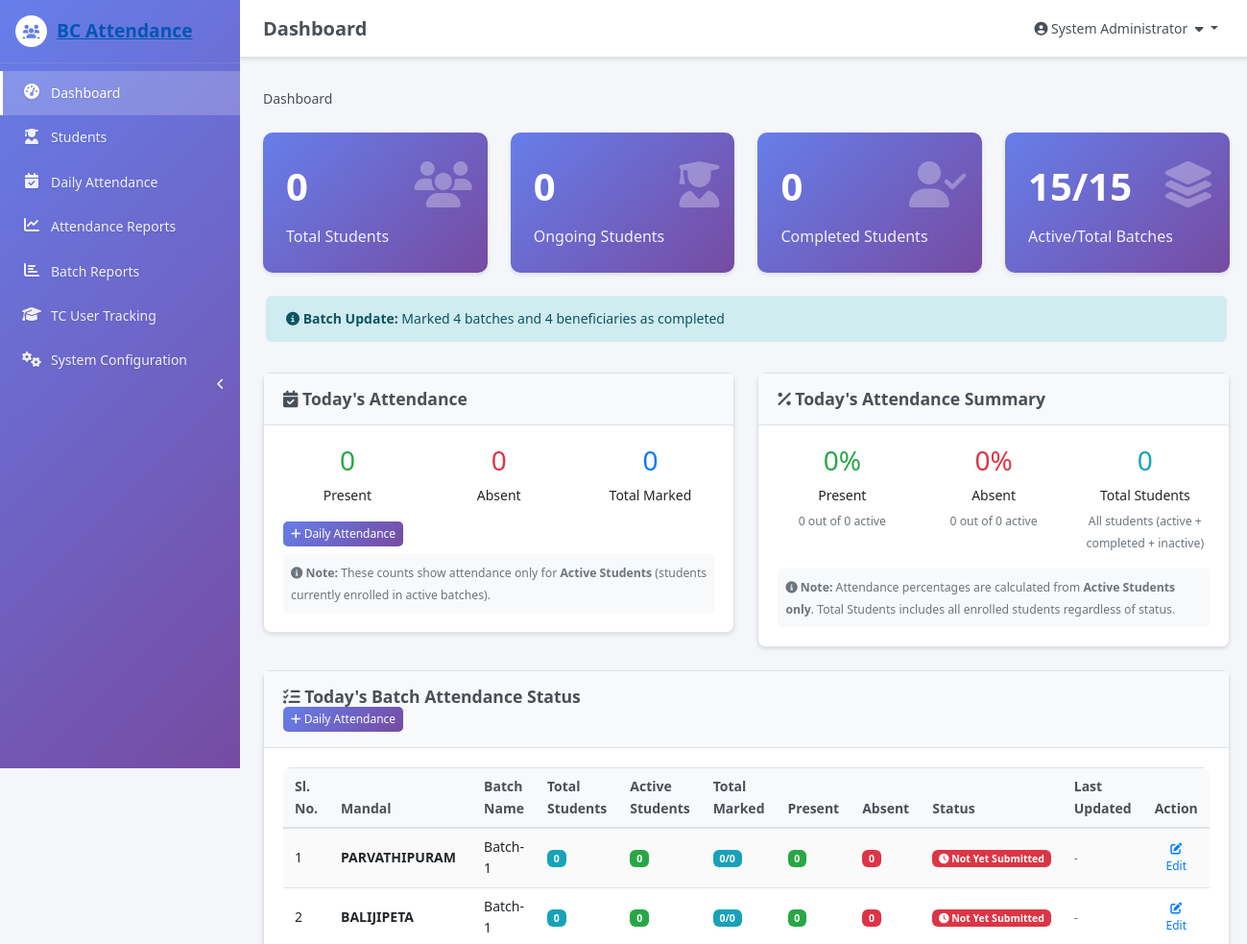
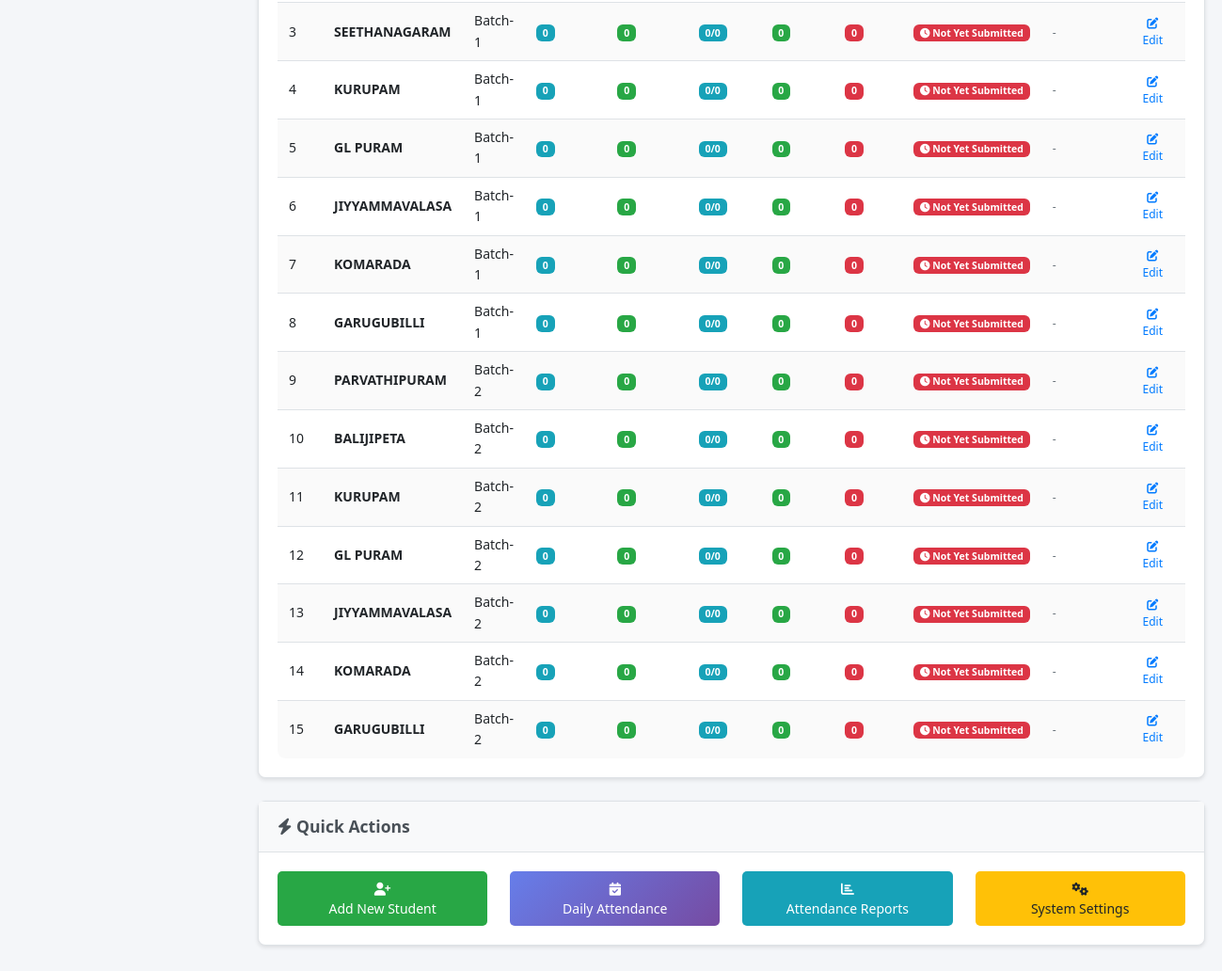
Page /admin/dashboard.php (signed in) on the committed database (2 pictures, top to bottom).
### tables this page shows
CREATE TABLE `batches` (
  `id` int(11) NOT NULL,
  `mandal_id` int(11) NOT NULL,
  `tc_id` int(11) NOT NULL,
  `name` varchar(100) NOT NULL,
  `code` varchar(20) NOT NULL,
  `description` text DEFAULT NULL,
  `start_date` date DEFAULT NULL,
  `end_date` date DEFAULT NULL,
  `status` enum('active','inactive','completed') DEFAULT 'active',
  `created_at` timestamp NOT NULL DEFAULT current_timestamp(),
  `updated_at` timestamp NOT NULL DEFAULT current_timestamp() ON UPDATE current_timestamp()
);

CREATE TABLE `mandals` (
  `id` int(11) NOT NULL,
  `constituency_id` int(11) NOT NULL,
  `name` varchar(100) NOT NULL,
  `code` varchar(20) NOT NULL,
  `description` text DEFAULT NULL,
  `status` enum('active','inactive') DEFAULT 'active',
  `created_at` timestamp NOT NULL DEFAULT current_timestamp(),
  `updated_at` timestamp NOT NULL DEFAULT current_timestamp() ON UPDATE current_timestamp()
);

### admin/dashboard.php (the view, shortened to what the rows shown need)
<?php
require_once '../includes/header.php';
$stats = getDashboardStats();
$batchMarkingStatus = fetchAll("
    SELECT
        bt.id as batch_id,
        bt.name as batch_name,
        c.name as constituency_name,
        m.name as mandal_name,
        COUNT(b.id) as total_beneficiaries,
        COUNT(CASE WHEN b.status = 'active' THEN 1 END) as active_beneficiaries,
        COUNT(a.id) as marked_attendance,
        SUM(CASE WHEN a.status IN ('present', 'P', 'late') THEN 1 ELSE 0 END) as present_count,
        SUM(CASE WHEN a.status IN ('absent', 'A', 'excused') THEN 1 ELSE 0 END) as absent_count,
        CASE
            WHEN COUNT(a.id) > 0 THEN 'submitted'
            ELSE 'pending'
        END as status,
        MAX(a.created_at) as last_marked_time
    FROM batches bt
    LEFT JOIN mandals m ON bt.mandal_id = m.id
    LEFT JOIN constituencies c ON m.constituency_id = c.id
    LEFT JOIN beneficiaries b ON bt.id = b.batch_id
    LEFT JOIN attendance a ON b.id = a.beneficiary_id AND a.attendance_date = CURDATE()
    WHERE bt.status IN ('active', 'completed')
    GROUP BY bt.id, bt.name, c.name, m.name
    ORDER BY
        CASE WHEN COUNT(a.id) > 0 THEN 0 ELSE 1 END,
        MAX(a.created_at) DESC,
        bt.name
");
?>
<div class="row">
    <div class="col-md-3">
        <div class="card stats-card">
            <div class="card-body">
                <div class="stats-icon">
                    <i class="fas fa-layer-group"></i>
                </div>
                <div class="stats-number" data-stat="total_batches"><?php echo number_format($stats['active_batches']); ?>/<?php echo number_format($stats['total_batches']); ?></div>
                <div class="stats-label">Active/Total Batches</div>
            </div>
        </div>
    </div>
</div>
<div class="row">
    <div class="col-md-12">
        <div class="card">
            <div class="card-body">
                <?php if (!empty($batchMarkingStatus)): ?>
                <div class="table-responsive">
                    <table class="table table-striped" id="batchStatusTable">
                        <thead>
                            <tr>
                                <th>Sl. No.</th>
                                <th>Mandal</th>
                                <th>Batch Name</th>
                                <th>Total Students</th>
                                <th>Active Students</th>
                                <th>Total Marked</th>
                                <th>Present</th>
                                <th>Absent</th>
                                <th>Status</th>
                                <th>Last Updated</th>
                                <th>Action</th>
                            </tr>
                        </thead>
                        <tbody>
                            <?php foreach ($batchMarkingStatus as $index => $batch): ?>
                            <tr>
                                <td><?php echo $index + 1; ?></td>
                                <td>
                                    <strong><?php echo htmlspecialchars($batch['mandal_name'] ?? 'N/A'); ?></strong>
                                </td>
                                <td><?php echo htmlspecialchars($batch['batch_name']); ?></td>
                                <td>
                                    <span class="badge badge-info">
                                        <?php echo number_format($batch['total_beneficiaries']); ?>
                                    </span>
                                </td>
                                <td>
                                    <span class="badge badge-success">
                                        <?php echo number_format($batch['active_beneficiaries']); ?>
                                    </span>
                                </td>
                                <td>
                                    <span class="badge badge-info">
                                        <?php echo number_format($batch['marked_attendance']); ?>/<?php echo number_format($batch['total_beneficiaries']); ?>
                                    </span>
                                </td>
                                <td>
                                    <span class="badge badge-success"><?php echo number_format($batch['present_count']); ?></span>
                                </td>
                                <td>
                                    <span class="badge badge-danger"><?php echo number_format($batch['absent_count']); ?></span>
                                </td>
                                <td>
                                    <?php if ($batch['status'] === 'submitted'): ?>
                                        <span class="badge badge-success">
                                            <i class="fas fa-check"></i> Submitted
                                        </span>
                                    <?php else: ?>
                                        <span class="badge badge-danger">
                                            <i class="fas fa-clock"></i> Not Yet Submitted
                                        </span>
                                    <?php endif; ?>
                                </td>
                                <td>
                                    <?php if ($batch['last_marked_time']): ?>
                                        <small class="text-success">
                                            <i class="fas fa-clock"></i> <?php echo date('H:i', strtotime($batch['last_marked_time'])); ?>
                                        </small>
                                    <?php else: ?>
                                        <small class="text-muted">-</small>
                                    <?php endif; ?>
                                </td>
                                <td>
                                    <a href="attendance.php?batch=<?php echo $batch['batch_id']; ?>&date=<?php echo date('Y-m-d'); ?>"
                                       class="btn btn-sm btn-outline-primary">
                                        <i class="fas fa-edit"></i> Edit
                                    </a>
                                </td>
                            </tr>
                            <?php endforeach; ?>
                        </tbody>
                    </table>
                </div>
                <?php endif; ?>
            </div>
        </div>
    </div>
</div>
<?php
require_once '../includes/footer.php';
?>

### includes/header.php (shortened to what the rows shown need)
<?php
require_once '../includes/session.php';
require_once '../includes/functions.php';
$currentUser = getCurrentUser();
?>
<!DOCTYPE html>
<html lang="en">
<head>
    <link rel="stylesheet" href="https://cdn.jsdelivr.net/npm/bootstrap@4.6.2/dist/css/bootstrap.min.css">
    <link rel="stylesheet" href="../assets/css/admin.css">
    <link rel="stylesheet" href="https://cdnjs.cloudflare.com/ajax/libs/font-awesome/6.4.0/css/all.min.css">
    <link rel="stylesheet" href="/assets/css/custom.css">
    <link rel="stylesheet" href="https://cdn.datatables.net/responsive/2.5.0/css/responsive.dataTables.min.css">
</head>
<body class="<?php echo isset($bodyClass) ? $bodyClass : ''; ?>">
    <div class="wrapper">
        <div class="content-wrapper">
            <nav class="main-header">
                <div class="navbar">
                    <ul class="navbar-nav">
                        <li class="nav-item dropdown">
                            <button class="dropdown-toggle" type="button">
                                <i class="fas fa-user-circle"></i>
                                <?php echo htmlspecialchars($currentUser['full_name']); ?>
                                <i class="fas fa-caret-down ml-1"></i>
                            </button>
                        </li>
                    </ul>
                </div>
            </nav>
            <div class="content">

### rows in the picture
batches: id "15", mandal.name "GARUGUBILLI", name "Batch-2", total_beneficiaries "0", active_beneficiaries "0", marked_attendance "0", present_count "0", absent_count "0"
batches: mandal.name "PARVATHIPURAM", name "Batch-1", total_beneficiaries "0", active_beneficiaries "0", marked_attendance "0", present_count "0", absent_count "0"
batches: mandal.name "BALIJIPETA", name "Batch-1", total_beneficiaries "0", active_beneficiaries "0", marked_attendance "0", present_count "0", absent_count "0"
batches: mandal.name "SEETHANAGARAM", name "Batch-1", total_beneficiaries "0", active_beneficiaries "0", marked_attendance "0", present_count "0", absent_count "0"
batches: mandal.name "KURUPAM", name "Batch-1", total_beneficiaries "0", active_beneficiaries "0", marked_attendance "0", present_count "0", absent_count "0"
batches: mandal.name "GL PURAM", name "Batch-1", total_beneficiaries "0", active_beneficiaries "0", marked_attendance "0", present_count "0", absent_count "0"
batches: mandal.name "JIYYAMMAVALASA", name "Batch-1", total_beneficiaries "0", active_beneficiaries "0", marked_attendance "0", present_count "0", absent_count "0"
batches: mandal.name "KOMARADA", name "Batch-1", total_beneficiaries "0", active_beneficiaries "0", marked_attendance "0", present_count "0", absent_count "0"
batches: mandal.name "GARUGUBILLI", name "Batch-1", total_beneficiaries "0", active_beneficiaries "0", marked_attendance "0", present_count "0", absent_count "0"
batches: mandal.name "PARVATHIPURAM", name "Batch-2", total_beneficiaries "0", active_beneficiaries "0", marked_attendance "0", present_count "0", absent_count "0"
batches: mandal.name "BALIJIPETA", name "Batch-2", total_beneficiaries "0", active_beneficiaries "0", marked_attendance "0", present_count "0", absent_count "0"
batches: mandal.name "KURUPAM", name "Batch-2", total_beneficiaries "0", active_beneficiaries "0", marked_attendance "0", present_count "0", absent_count "0"
batches: mandal.name "GL PURAM", name "Batch-2", total_beneficiaries "0", active_beneficiaries "0", marked_attendance "0", present_count "0", absent_count "0"
batches: mandal.name "JIYYAMMAVALASA", name "Batch-2", total_beneficiaries "0", active_beneficiaries "0", marked_attendance "0", present_count "0", absent_count "0"
batches: mandal.name "KOMARADA", name "Batch-2", total_beneficiaries "0", active_beneficiaries "0", marked_attendance "0", present_count "0", absent_count "0"

### other values in the picture
$pageTitle "Dashboard"
$currentUser['full_name'] "System Administrator"
$crumb['title'] "Dashboard"
$stats['total_beneficiaries'] "0"
$stats['ongoing_students'] "0"
$stats['completed_students'] "0"
$batchCompletionResult['message'] "Marked 4 batches and 4 beneficiaries as completed"
$stats['present_today'] "0"
$stats['absent_today'] "0"
$stats['today_attendance'] "0"
$presentPercentage "0"
$todayPresent "0"
$activeStudentsToday "0"
$absentPercentage "0"
$todayAbsent "0"
